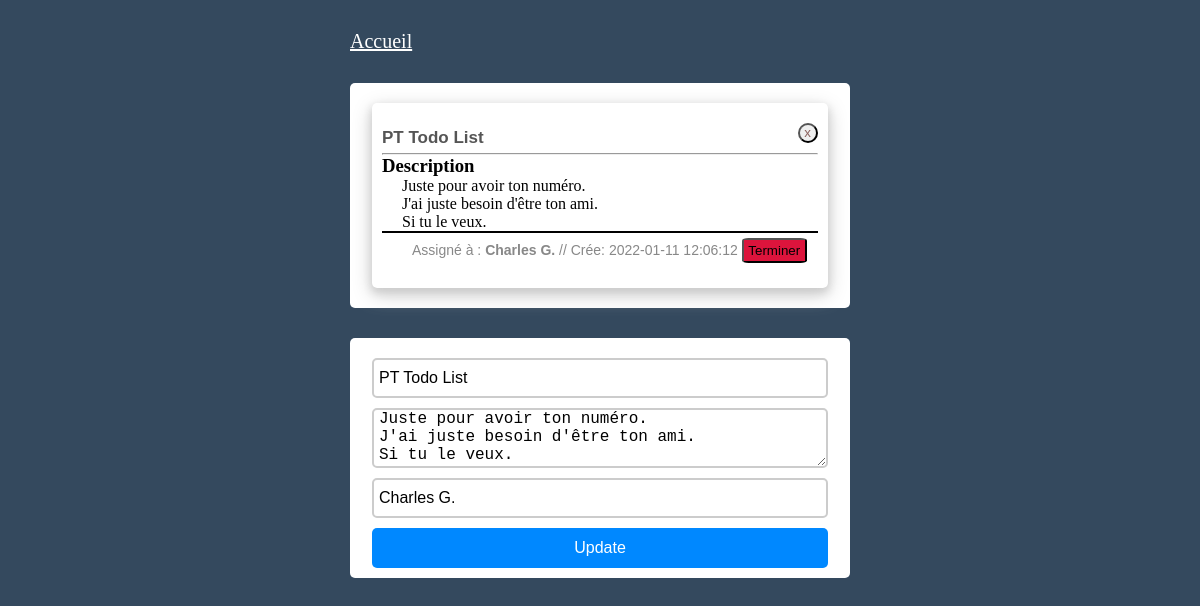
The app's page /show.php?id=6 with its own data.
### tables this page shows
CREATE TABLE `todos` (
  `id` int(11) NOT NULL,
  `title` text NOT NULL,
  `descrip` text NOT NULL,
  `auteur` varchar(255) NOT NULL,
  `date_time` datetime NOT NULL DEFAULT current_timestamp(),
  `etat` int(11) NOT NULL
);

### show.php (the view, shortened to what this page needs)
<?php
require 'db_conn.php';
if (isset($_GET['id'])) {
    $id = $_GET['id'];
?>
    <!DOCTYPE html>
    <html lang="en">
    <head>
        <link rel="stylesheet" href="css/style.css">
    </head>
    <body>
        <div class="main-section">
        <a href="index.php" style="color: white; font-size:20px;">Accueil</a>
            <?php
            $todos = $conn->query("SELECT * FROM todos WHERE id = '$id'");
            ?>
            <div class="show-todo-section">
                <?php while ($todo = $todos->fetch(PDO::FETCH_ASSOC)) { ?>
                    <div class="todo-item">
                        <form method="POST" action="modele/add.php">
                            <button type="submit" class="remove-to-do">x</button>
                        </form>
                        <h2> <?= $todo['title'] ?></h2>
                        <hr>
                        <h3>Description</h3>
                        <p style="padding-left: 20px;">
                            <?= nl2br($todo['descrip']) ?>
                        </p>
                        <small style="border-top: 2px solid black;">Assigné à : <strong> <?= $todo['auteur'] ?></strong> // Crée: <?= $todo['date_time'] ?> <?php if( $todo['etat'] == 1){ ?> <a href="modele/add.php?idterminer=<?= $todo['id'] ?> "><button style="background-color:crimson; color:black; border-radius:10%; width:65px; height:25px;">Terminer</button></a><?php } ?> </small>
                    </div>
            </div>
            <?php
                    if ($todo['etat'] == 1) {
            ?>
                <div class="add-section">
                    <form action="modele/add.php" method="POST">
                        <input type="text" name="title1" value="<?= $todo['title'] ?>" />
                        <textarea name="description1" rows="2" placeholder=""><?= $todo['descrip'] ?></textarea>
                        <input type="auteur" name="auteur1" value="<?= $todo['auteur'] ?>" />
                        <button type="submit">Update</button>
                    </form>
                </div>
            <?php
                    }
            ?>
        <?php } ?>
        </div>
    </body>
    </html>
<?php
}

### css/style.css (style rules this page uses)
body { background: #34495e; }
* { padding: 0px; margin: 0px; box-sizing: border-box; }
.main-section { background: transparent; max-width: 500px; width: 90%; height: 500px; margin: 30px auto; border-radius: 10px; }
.add-section { width: 100%; background: #fff; margin: 0px auto; padding: 10px; border-radius: 5px; }
.add-section input { display: block; width: 95%; height: 40px; margin: 10px auto; border: 2px solid #ccc; font-size: 16px; border-radius: 5px; padding: 0px 5px; }
.add-section textarea { display: block; width: 95%; height: 60px; margin: 10px auto; border: 2px solid #ccc; font-size: 16px; border-radius: 5px; padding: 0px 5px; }
.add-section button { display: block; width: 95%; height: 40px; margin: 0px auto; border: none; outline: none; background: #0088FF; color: #fff; font-family: sans-serif; font-size: 16px; border-radius: 5px; cursor: pointer; }
.show-todo-section { width: 100%; background: #fff; margin: 30px auto; padding: 10px; border-radius: 5px; }
.todo-item { width: 95%; margin: 10px auto; padding: 20px 10px; box-shadow: 0 4px 8px 0 #ccc, 0 6px 20px 0 #ccc; border-radius: 5px; }
.todo-item h2 { display: inline-block; padding: 5px 0px; font-size: 17px; font-family: sans-serif; color: #555; }
.todo-item small { display: block; width: 100%; padding: 5px 0px; color: #888; padding-left: 30px; font-size: 14px; font-family: sans-serif; }
.remove-to-do { display: block; float: right; width: 20px; height: 20px; font-family: sans-serif; color: rgb(139, 97, 93); text-decoration: none; text-align: right; padding: 0px 5px 8px 0px; border-radius: 50%; transition: background 1s; cursor: pointer; }

### records on screen
todos: title "PT Todo List", descrip "Juste pour avoir ton numéro. J'ai juste besoin d'être ton ami. Si tu le veux.", auteur "Charles G.", date_time "2022-01-11 12:06:12", title1 "PT Todo List", description1 "Juste pour avoir ton numéro. J'ai juste besoin d'être ton ami. Si tu le veux.", auteur1 "Charles G."
